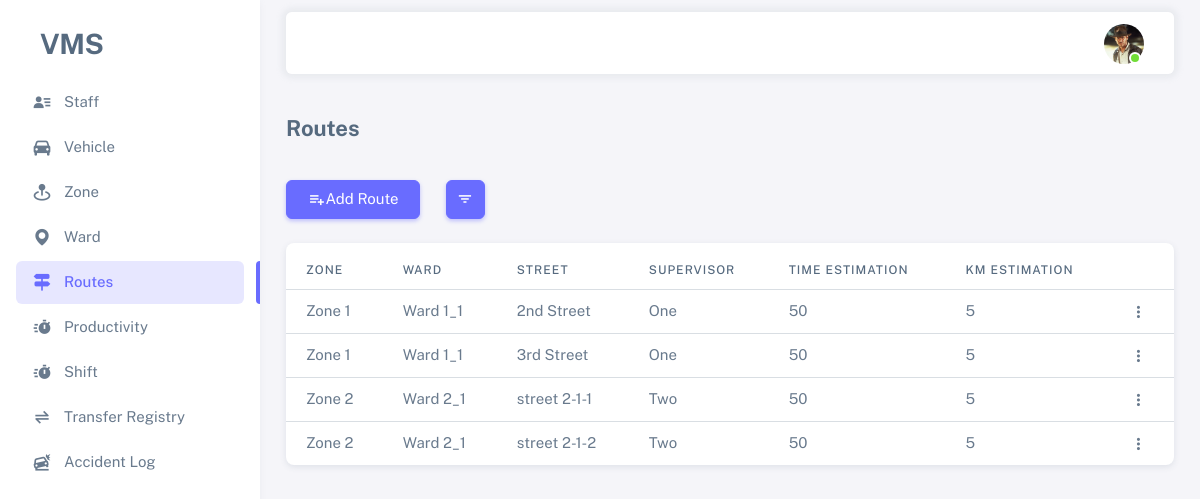
The page /route-list/ (signed in) on the database as committed earlier.
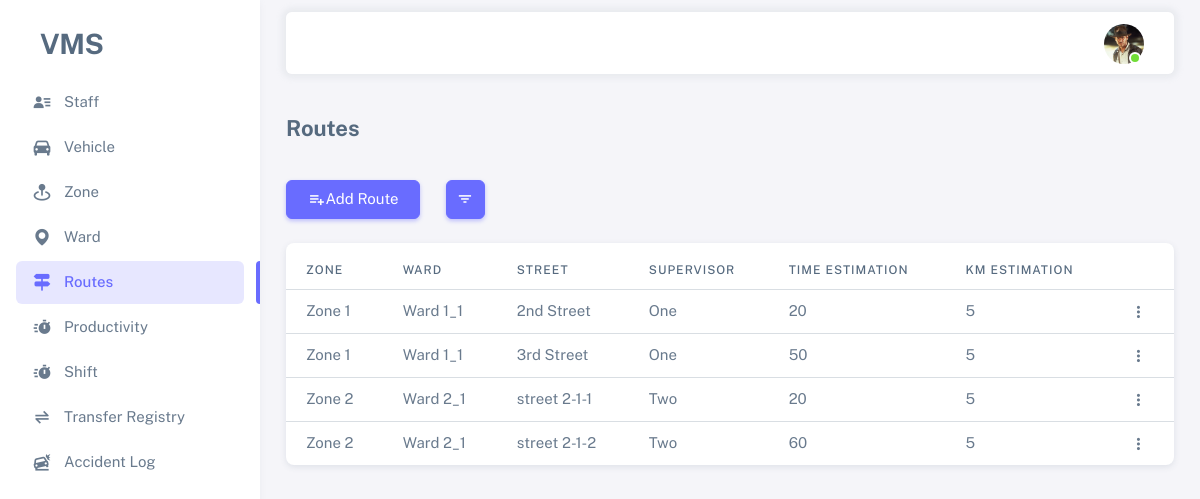
The same page on the database as committed later.
### vms_app/models.py (models this page shows, shortened)
class Route(models.Model):
    zone = models.ForeignKey(Zone, related_name='zone_routes_set', on_delete=models.PROTECT)
    ward = models.ForeignKey(Ward, related_name='ward_routes_set', on_delete=models.PROTECT)
    street = models.CharField(max_length=500)
    km_estimation = models.IntegerField(null=True, blank=True, default=50)
    time_estimation = models.IntegerField(null=True, blank=True)
    is_active = models.BooleanField(default=True)
    is_working = models.BooleanField(default=False)
    supervisor = models.ForeignKey(Employee, on_delete=models.SET_NULL, null=True, blank=True,
                                   related_name='route_supervised_by', limit_choices_to={'is_active': True})
    created_by = models.ForeignKey(Employee, on_delete=models.SET_NULL, null=True, blank=True,
                                   related_name='route_created_by')
    created_on = models.DateTimeField(auto_now_add=True)
    updated_by = models.ForeignKey(Employee, on_delete=models.SET_NULL, null=True, blank=True,
                                   related_name='route_updated_by')
    updated_on = models.DateTimeField(auto_now=True)

class Zone(models.Model):
    zone_name = models.CharField(max_length=50, unique=True)
    is_active = models.BooleanField(default=True)
    def __str__(self):
        return self.zone_name

class Ward(models.Model):
    ward_name = models.CharField(max_length=50, unique=True)
    zone = models.ForeignKey(Zone, related_name='contained_wards_set', on_delete=models.PROTECT)
    is_active = models.BooleanField(default=True)
    def __str__(self):
        return f"{self.ward_name}"

class Employee(AbstractBaseUser, PermissionsMixin):
    id = models.UUIDField(primary_key=True, editable=False, unique=True, default=uuid.uuid4)
    name = models.CharField(max_length=100)
    image = models.ImageField(upload_to='profiles/', null=True, blank=True)
    employee_id = models.CharField(max_length=100, unique=True)
    is_active = models.BooleanField(default=True)
    is_staff = models.BooleanField(default=True)
    is_superuser = models.BooleanField(default=False)
    contact = models.CharField(max_length=255)
    address = models.TextField()
    remark = models.TextField(null=True, blank=True)
    objects = EmployeeManager()
    USERNAME_FIELD = 'employee_id'
    REQUIRED_FIELDS = ['name']
    def __str__(self) -> str:
        return self.name

### vms_app/views.py (the view)
# urls.py: path('route-list/', views.route_list, name='route_list'),
@login_required(login_url='login')
@active_required
def route_list(request):
    search_active = False if request.GET.get('query', None) == "in_active" else True
    routes = Route.objects.filter(is_active=search_active)
    context = {
        "routes": routes,
        "menu": "menu-route"
    }
    return render(request, 'vms_app/routes_list.html', context)

### vms_app/templates/vms_app/routes_list.html (shortened to what this page needs)
{% extends "base.html" %}
{% block content %}
<h4 class="fw-bold py-3 mb-4">Routes</h4>
<div class="row">
    <div class="col-auto">
        <a href="{% url "add_route" %}" class="btn btn-primary">
            <span class="tf-icons bx bx-list-plus"></span> Add Route
        </a>
    </div>
    <div class="col-auto">
        <button type="button" class="btn btn-primary btn-icon dropdown-toggle hide-arrow" data-bs-toggle="dropdown" aria-expanded="false">
            <i class="bx bx-filter"></i>
        </button>
    </div>
</div>
<div class="card mt-4">
    <div class="table-responsive text-nowrap mt-2">
        <table class="table">
            <thead>
                <tr>
                    <th>Zone</th>
                    <th>Ward</th>
                    <th>Street</th>
                    <th>Supervisor</th>
                    <th>Time Estimation</th>
                    <th>Km Estimation</th>
                    <th></th>
                </tr>
            </thead>
            <tbody class="table-border-bottom-0">
                {% for route in routes %}
                <tr>
                    <td>{{route.zone}}</td>
                    <td>{{route.ward}}</td>
                    <td>{{route.street}}</td>
                    <td>{{route.supervisor}}</td>
                    <td>{{route.time_estimation}}</td>
                    <td>{{route.km_estimation}}</td>
                    <td>
                        {% if request.user.is_superuser %}
                        <div class="dropdown">
                            <button type="button" class="btn p-0 dropdown-toggle hide-arrow" data-bs-toggle="dropdown">
                              <i class="bx bx-dots-vertical-rounded"></i>
                            </button>
                        </div>
                        {% else %}
                            <a href="{% url "edit_route" route.id %}" class="btn btn-sm btn-icon btn-primary">
                                <span class="tf-icons bx bxs-pencil"></span>
                            </a>
                        {% endif %}
                    </td>
                </tr>
                {% endfor %}
            </tbody>
        </table>
    </div>
</div>
{% endblock content %}

Rows that differ between the two databases and show on the page:
changed Route "2nd Street": time_estimation "50" → "20"
changed Route "street 2-1-1": time_estimation "50" → "20"
changed Route "street 2-1-2": time_estimation "50" → "60"
